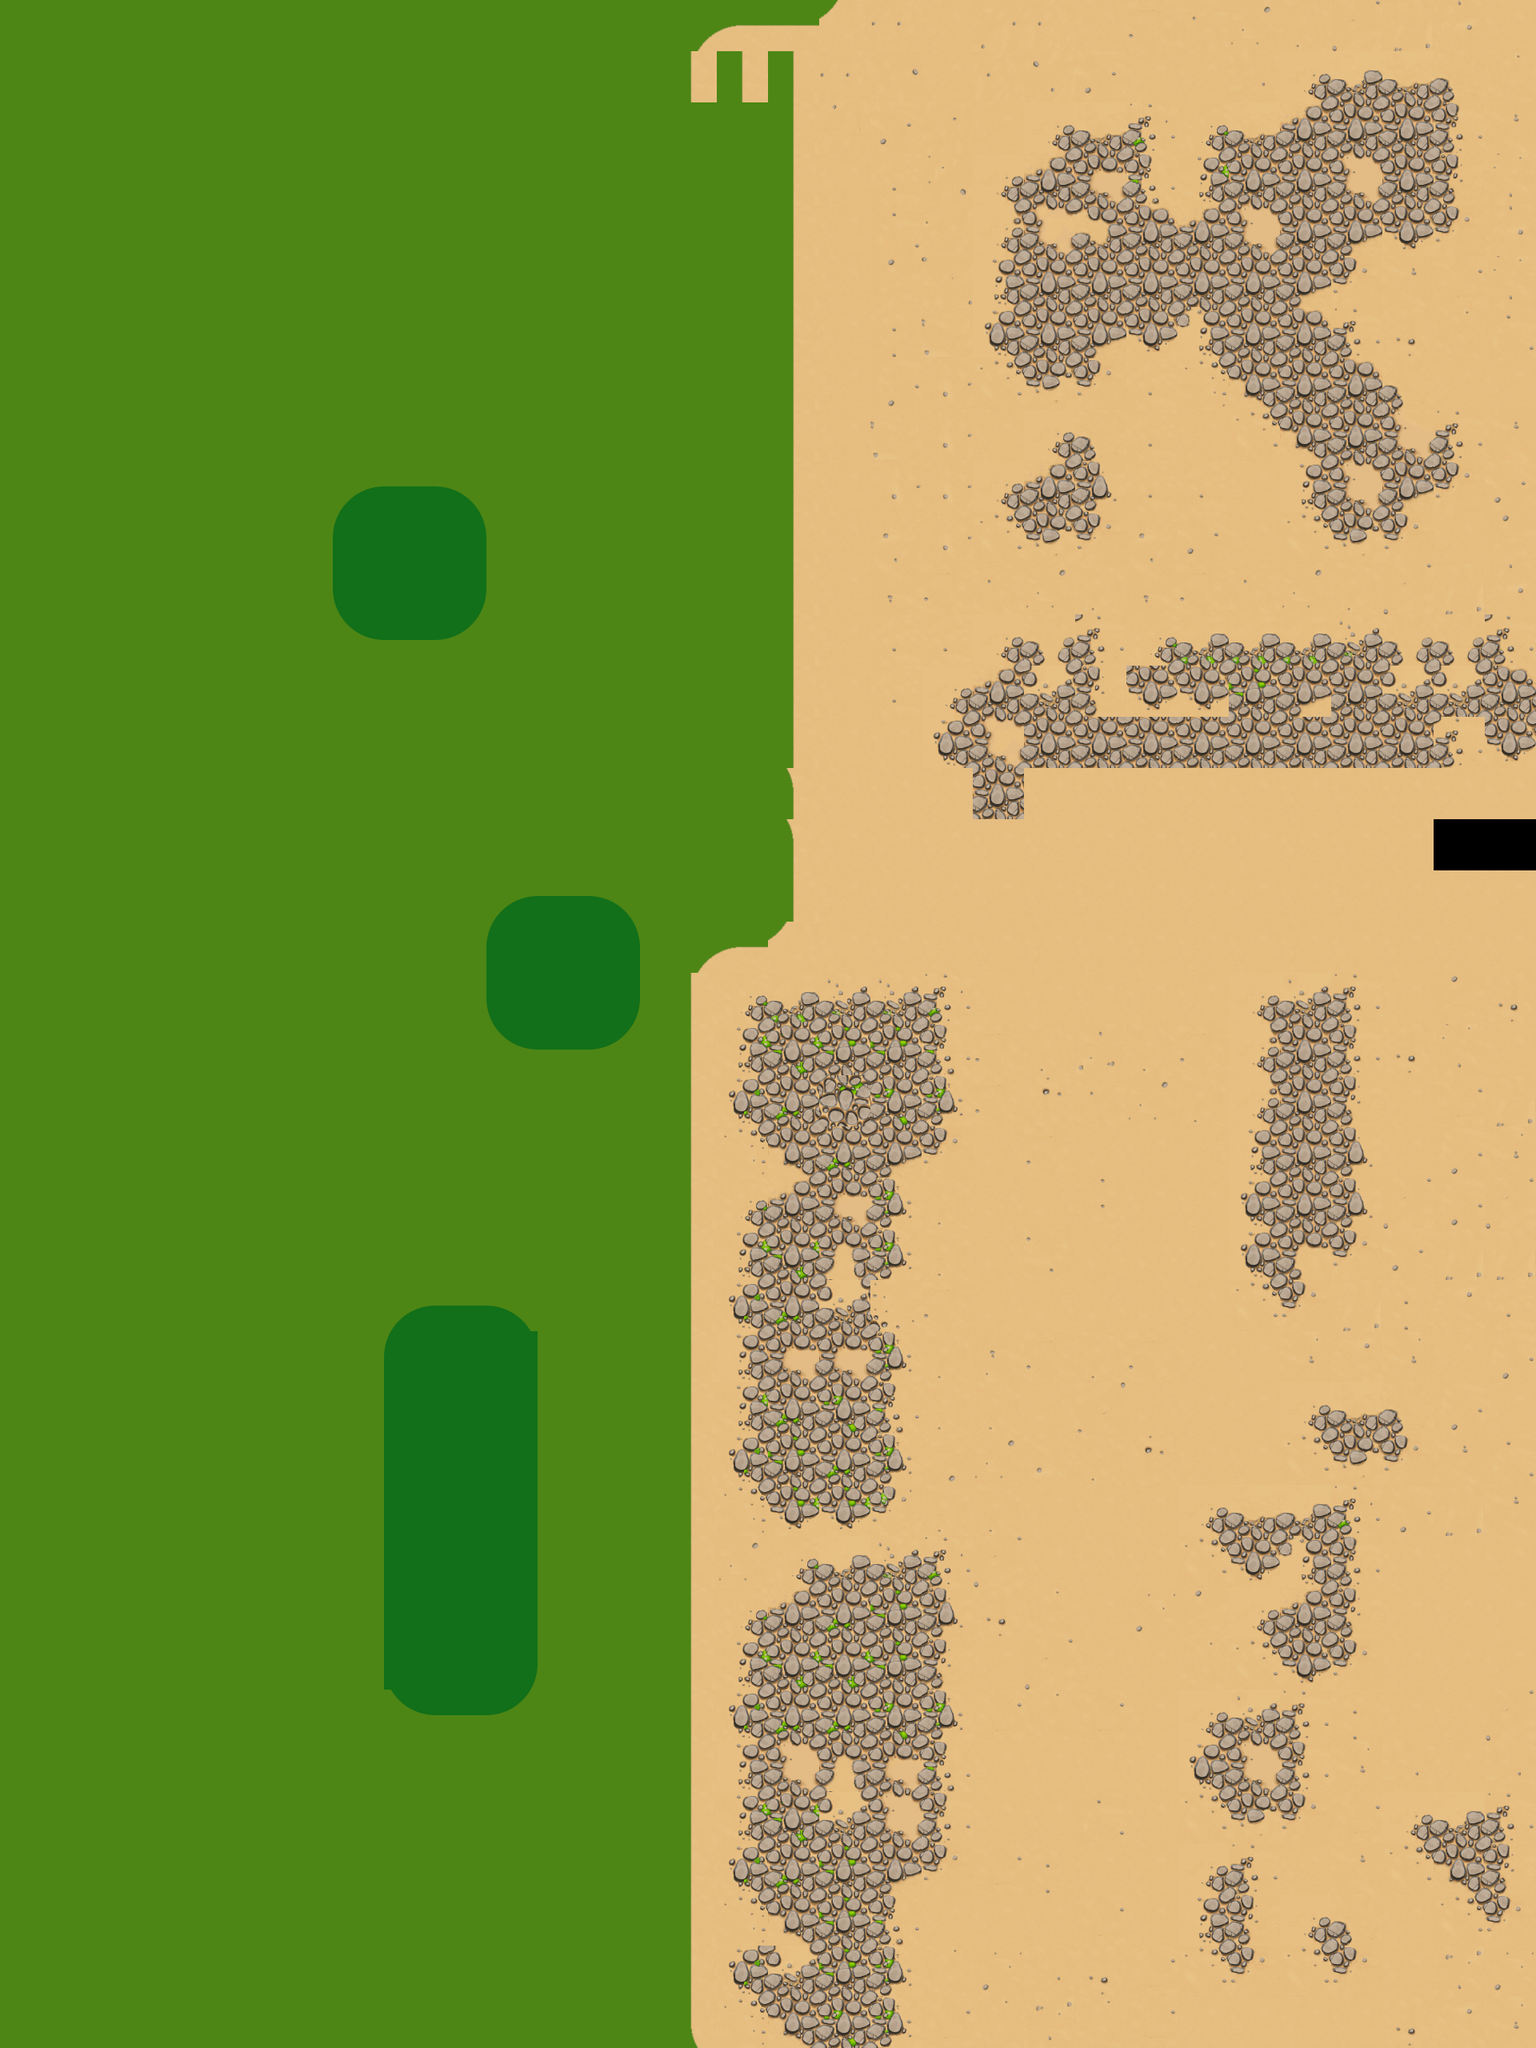

Rendered tile map (Tiled .tmx) drawn with the repository's tilesets; below, a short description and the map source with its tile grids summarised:
An orthogonal 30x40 tile map with 64x64 px tiles, 2 tile layers (rockydesert, forestbg), 9 tilesets and 59 objects (19x cliff, 8x southwall, biggem, sign, tablet, ...).

<map version="1.5" tiledversion="1.5.0" orientation="orthogonal" renderorder="right-down" width="30" height="40" tilewidth="64" tileheight="64" infinite="0" nextlayerid="11" nextobjectid="111">
 <tileset firstgid="1" name="stones_64" tilewidth="64" tileheight="64" tilecount="36" columns="6">
  <image source="melle/stones_64.png" width="384" height="384" />
 </tileset>
 <tileset firstgid="37" name="grassy_stones_64" tilewidth="64" tileheight="64" tilecount="36" columns="6">
  <image source="melle/grassy_stones_64.png" width="384" height="384" />
 </tileset>
 <tileset firstgid="73" name="runestones_0" tilewidth="155" tileheight="155" tilecount="3" columns="3">
  <image source="melle/runestones_0.png" width="465" height="155" />
 </tileset>
 <tileset firstgid="76" name="trees" tilewidth="54" tileheight="72" tilecount="3" columns="3">
  <image source="trees.png" width="162" height="72" />
 </tileset>
 <tileset firstgid="79" name="crystal_set" tilewidth="100" tileheight="100" tilecount="5" columns="5">
  <image source="melle/crystal_set.png" width="500" height="100" />
 </tileset>
 <tileset firstgid="84" name="rock_long" tilewidth="165" tileheight="90" tilecount="3" columns="3">
  <image source="glitch/rock_long_sandy.png" width="495" height="90" />
 </tileset>
 <tileset firstgid="87" name="rock_metal_sandy" tilewidth="137" tileheight="100" tilecount="5" columns="5">
  <image source="glitch/rock_metal_sandy.png" width="685" height="100" />
 </tileset>
 <tileset firstgid="92" name="misc_sprites" tilewidth="90" tileheight="155" tilecount="2" columns="2">
  <image source="glitch/misc_sprites.png" width="180" height="155" />
 </tileset>
 <tileset firstgid="94" name="forest1" tilewidth="64" tileheight="64" tilecount="72" columns="12">
  <image source="layers/forest1_64.png" width="768" height="384" />
 </tileset>
 <layer id="1" name="rockydesert" width="30" height="40">
  <data>[1200 cells, 614 non-empty, 68 distinct tile ids]</data>
 </layer>
 <layer id="3" name="forestbg" width="30" height="40">
  <data>[1200 cells, 599 non-empty, 32 distinct tile ids]</data>
 </layer>
 <objectgroup id="4" name="trees">
  <object id="5" gid="76" x="1079.46" y="1683.61" width="105.049" height="140.066" />
  <object id="7" gid="78" x="1712.94" y="1793.32" width="122.966" height="163.955" />
  <object id="8" gid="77" x="1352.8" y="1696.29" width="160.549" height="190.066" />
  <object id="9" gid="78" x="1510.63" y="1913.03" width="116.549" height="155.399" />
  <object id="10" gid="78" x="1649.62" y="1469.36" width="138.049" height="184.066" />
  <object id="11" gid="76" x="990.333" y="1997.33" width="130" height="173.333" />
  <object id="12" gid="76" x="1081.67" y="2424.67" width="131" height="174.667" />
  <object id="13" gid="76" x="1037.17" y="2534.5" width="137" height="172" />
  <object id="14" gid="76" x="1051.67" y="2082.67" width="126" height="168" />
  <object id="63" gid="76" x="1198.14" y="935.3" width="152.049" height="202.733" />
  <object id="99" gid="76" x="802.833" y="2368.67" width="137" height="172" />
  <object id="100" gid="76" x="689.076" y="2280.67" width="137" height="172" />
  <object id="101" gid="76" x="146.652" y="1947.33" width="137" height="172" />
  <object id="102" gid="76" x="519.379" y="1417.03" width="137" height="172" />
  <object id="103" gid="76" x="246.652" y="398.848" width="137" height="172" />
  <object id="104" gid="76" x="607.258" y="638.242" width="137" height="172" />
  <object id="105" gid="76" x="349.682" y="1629.15" width="137" height="172" />
  <object id="106" gid="76" x="13.3182" y="904.909" width="137" height="172" />
  <object id="107" gid="76" x="676.955" y="871.576" width="137" height="172" />
  <object id="109" gid="76" x="564.833" y="132.182" width="137" height="172" />
  <object id="110" gid="76" x="183.015" y="2159.45" width="137" height="172" />
 </objectgroup>
 <objectgroup id="5" name="gems">
  <object id="71" name="biggem" gid="79" x="1833.33" y="-893.333" width="226.667" height="226.667" />
 </objectgroup>
 <objectgroup id="6" name="rocks">
  <object id="29" name="southwall" gid="86" x="1201.5" y="2348" width="165" height="90">
   <properties>
    <property name="dialogue" value="climbRock" />
   </properties>
  </object>
  <object id="30" name="cliff" gid="89" x="1571.5" y="1220.5" width="137" height="323">
   <properties>
    <property name="dialogue" value="climbRock" />
   </properties>
  </object>
  <object id="32" name="cliff" gid="88" x="1578.5" y="1181" width="154.333" height="409">
   <properties>
    <property name="dialogue" value="climbRock" />
   </properties>
  </object>
  <object id="35" name="southwall" gid="86" x="1287.5" y="2314" width="165" height="90">
   <properties>
    <property name="dialogue" value="climbRock" />
   </properties>
  </object>
  <object id="36" name="southwall" gid="86" x="1350.5" y="2353" width="165" height="90">
   <properties>
    <property name="dialogue" value="climbRock" />
   </properties>
  </object>
  <object id="37" name="southwall" gid="86" x="1429.5" y="2392" width="165" height="90">
   <properties>
    <property name="dialogue" value="climbRock" />
   </properties>
  </object>
  <object id="38" name="southwall" gid="86" x="1511.5" y="2347" width="165" height="90">
   <properties>
    <property name="dialogue" value="climbRock" />
   </properties>
  </object>
  <object id="39" name="southwall" gid="86" x="1614.5" y="2306" width="165" height="90">
   <properties>
    <property name="dialogue" value="climbRock" />
   </properties>
  </object>
  <object id="40" name="southwall" gid="86" x="1628.5" y="2368" width="165" height="90">
   <properties>
    <property name="dialogue" value="climbRock" />
   </properties>
  </object>
  <object id="41" name="southwall" gid="86" x="1667.5" y="2411" width="165" height="90">
   <properties>
    <property name="dialogue" value="climbRock" />
   </properties>
  </object>
  <object id="42" name="cliff" gid="88" x="1673.5" y="1206.5" width="137" height="421">
   <properties>
    <property name="dialogue" value="climbRock" />
   </properties>
  </object>
  <object id="43" name="cliff" gid="88" x="1712.5" y="1193.17" width="137" height="421">
   <properties>
    <property name="dialogue" value="climbRock" />
   </properties>
  </object>
  <object id="44" name="cliff" gid="88" x="1492.5" y="1236.5" width="137" height="421">
   <properties>
    <property name="dialogue" value="climbRock" />
   </properties>
  </object>
  <object id="45" name="cliff" gid="88" x="1072.83" y="1183.83" width="183.667" height="421">
   <properties>
    <property name="dialogue" value="climbRock" />
   </properties>
  </object>
  <object id="52" name="cliff" gid="89" x="1330" y="1181.25" width="137" height="323">
   <properties>
    <property name="dialogue" value="climbRock" />
   </properties>
  </object>
  <object id="53" name="cliff" gid="88" x="1354.33" y="1141.75" width="137" height="369">
   <properties>
    <property name="dialogue" value="climbRock" />
   </properties>
  </object>
  <object id="54" name="cliff" gid="88" x="1432" y="1167.25" width="137" height="399.667">
   <properties>
    <property name="dialogue" value="climbRock" />
   </properties>
  </object>
  <object id="55" name="cliff" gid="88" x="1523" y="1213.25" width="137" height="421">
   <properties>
    <property name="dialogue" value="climbRock" />
   </properties>
  </object>
  <object id="56" name="cliff" gid="88" x="1283" y="1193.25" width="137" height="421">
   <properties>
    <property name="dialogue" value="climbRock" />
   </properties>
  </object>
  </objectgroup>
 <objectgroup id="2" name="runes">
  <!-- 3 objects omitted --></objectgroup>
 <objectgroup id="10" name="signs">
  <!-- 2 objects omitted --></objectgroup>
 <objectgroup id="8" name="intro">
  <!-- 5 objects omitted --></objectgroup>
</map>
<!-- 18 of 59 objects omitted -->
